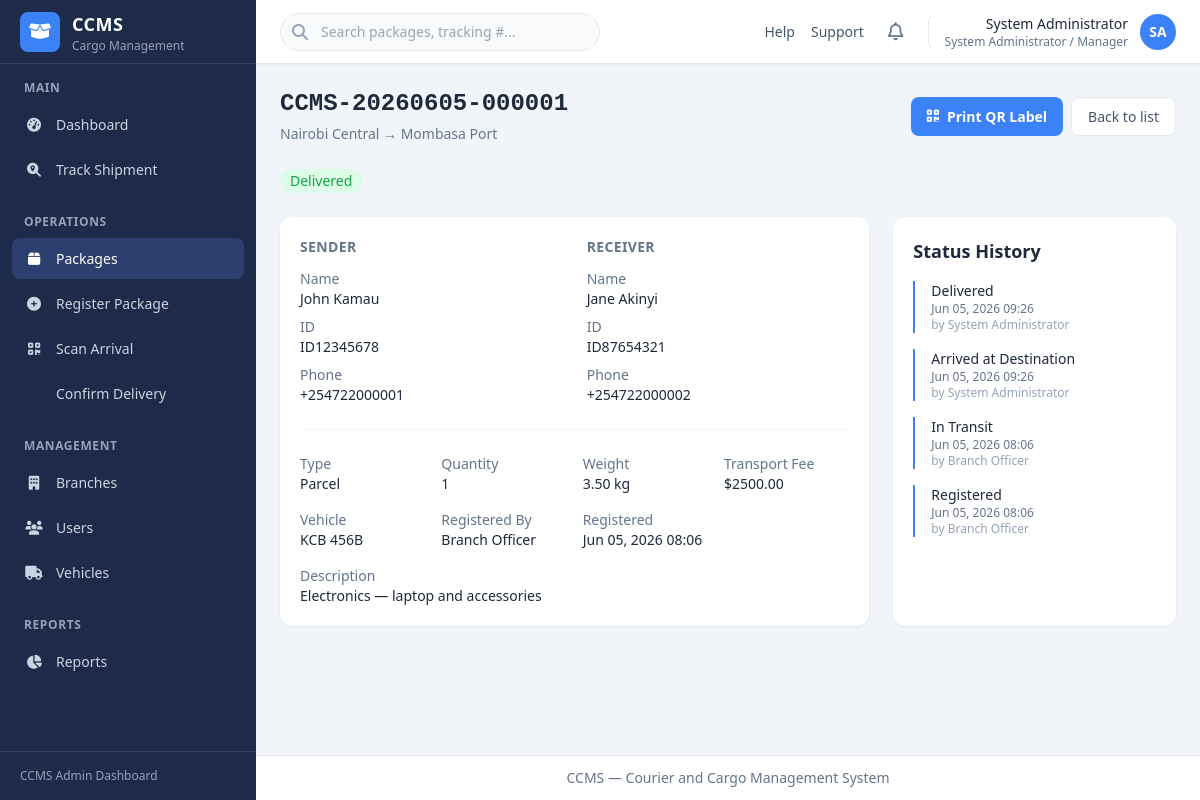
The page /packages/1/ (signed in) on the database its author committed.
### account/models.py (models this page shows, shortened)
class User(AbstractUser):
    full_name = models.CharField(max_length=255)
    phone_number = models.CharField(max_length=20, blank=True)
    role = models.CharField(
        max_length=20,
        choices=UserRole.choices,
        default=UserRole.BRANCH_OFFICER,
    )
    status = models.CharField(
        max_length=20,
        choices=UserStatus.choices,
        default=UserStatus.ACTIVE,
    )
    branch = models.ForeignKey(
        'ccms_app.Branch',
        on_delete=models.SET_NULL,
        null=True,
        blank=True,
        related_name='staff',
    )
    class Meta:
        ordering = ['full_name']
    @property
    def is_admin_manager(self):
        return self.role == UserRole.ADMIN_MANAGER
    @property
    def is_branch_officer(self):
        return self.role == UserRole.BRANCH_OFFICER
    @property
    def role_label(self):
        return self.get_role_display()
    def get_initials(self):
        parts = self.full_name.strip().split()
        if len(parts) >= 2:
            return (parts[0][0] + parts[-1][0]).upper()
        if parts:
            return parts[0][0].upper()
        return self.username[:1].upper()

### ccms_app/models.py (models this page shows, shortened)
class Package(models.Model):
    tracking_number = models.CharField(max_length=30, unique=True, editable=False)
    sender_full_name = models.CharField(max_length=255)
    sender_id_number = models.CharField(max_length=50)
    sender_phone = models.CharField(max_length=20)
    receiver_full_name = models.CharField(max_length=255)
    receiver_id_number = models.CharField(max_length=50)
    receiver_phone = models.CharField(max_length=20)
    package_type = models.CharField(max_length=20, choices=PackageType.choices)
    description = models.TextField(blank=True)
    quantity = models.PositiveIntegerField(default=1)
    weight = models.DecimalField(max_digits=10, decimal_places=2)
    origin_branch = models.ForeignKey(
        Branch,
        on_delete=models.PROTECT,
        related_name='outgoing_packages',
    )
    destination_branch = models.ForeignKey(
        Branch,
        on_delete=models.PROTECT,
        related_name='incoming_packages',
    )
    assigned_vehicle = models.ForeignKey(
        Vehicle,
        on_delete=models.SET_NULL,
        null=True,
        blank=True,
        related_name='shipments',
    )
    transport_fee = models.DecimalField(max_digits=12, decimal_places=2)
    status = models.CharField(
        max_length=30,
        choices=PackageStatus.choices,
        default=PackageStatus.REGISTERED,
    )
    registered_by = models.ForeignKey(
        settings.AUTH_USER_MODEL,
        on_delete=models.PROTECT,
        related_name='registered_packages',
    )
    registered_at = models.DateTimeField(auto_now_add=True)
    received_by = models.ForeignKey(
        settings.AUTH_USER_MODEL,
        on_delete=models.SET_NULL,
        null=True,
        blank=True,
        related_name='received_packages',
    )
    received_at_branch = models.ForeignKey(
        Branch,
        on_delete=models.SET_NULL,
        null=True,
        blank=True,
        related_name='received_packages',
    )
    arrived_at = models.DateTimeField(null=True, blank=True)
    delivered_by = models.ForeignKey(
        settings.AUTH_USER_MODEL,
        on_delete=models.SET_NULL,
        null=True,
        blank=True,
        related_name='delivered_packages',
    )
    delivered_at = models.DateTimeField(null=True, blank=True)
    delivery_receiver_id_number = models.CharField(max_length=50, blank=True)
    created_at = models.DateTimeField(auto_now_add=True)
    updated_at = models.DateTimeField(auto_now=True)
    class Meta:
        ordering = ['-registered_at']
    @property
    def status_label(self):
        return self.get_status_display()
    @property
    def status_css_class(self):
        mapping = {
            PackageStatus.REGISTERED: 'registered',
            PackageStatus.READY_FOR_DISPATCH: 'ready',
            PackageStatus.IN_TRANSIT: 'in-transit',
            PackageStatus.ARRIVED: 'arrived',
            PackageStatus.READY_FOR_PICKUP: 'ready',
            PackageStatus.DELIVERED: 'delivered',
            PackageStatus.CANCELLED: 'cancelled',
        }
        return mapping.get(self.status, 'registered')

class Branch(models.Model):
    name = models.CharField(max_length=255)
    code = models.CharField(max_length=20, unique=True)
    location = models.CharField(max_length=255)
    contact_number = models.CharField(max_length=20)
    is_active = models.BooleanField(default=True)
    created_at = models.DateTimeField(auto_now_add=True)
    updated_at = models.DateTimeField(auto_now=True)
    class Meta:
        ordering = ['name']
        verbose_name_plural = 'branches'

class Vehicle(models.Model):
    plate_number = models.CharField(max_length=20, unique=True)
    vehicle_type = models.CharField(max_length=100)
    driver_name = models.CharField(max_length=255)
    driver_phone = models.CharField(max_length=20)
    status = models.CharField(
        max_length=20,
        choices=VehicleStatus.choices,
        default=VehicleStatus.AVAILABLE,
    )
    created_at = models.DateTimeField(auto_now_add=True)
    updated_at = models.DateTimeField(auto_now=True)
    class Meta:
        ordering = ['plate_number']

class PackageStatusHistory(models.Model):
    package = models.ForeignKey(
        Package,
        on_delete=models.CASCADE,
        related_name='status_history',
    )
    status = models.CharField(max_length=30, choices=PackageStatus.choices)
    changed_by = models.ForeignKey(
        settings.AUTH_USER_MODEL,
        on_delete=models.SET_NULL,
        null=True,
        blank=True,
        related_name='package_status_changes',
    )
    changed_at = models.DateTimeField(default=timezone.now)
    notes = models.TextField(blank=True)
    class Meta:
        ordering = ['-changed_at']
        verbose_name_plural = 'package status histories'

### ccms_app/views_packages.py (the view)
# urls.py: path('packages/<int:pk>/', views_packages.package_detail, name='package_detail'),
@login_required
def package_detail(request, pk):
    package = packages_for_user(request.user).filter(pk=pk).first()
    if not package:
        raise Http404('Package not found.')
    history = package.status_history.select_related('changed_by').all()
    return render(request, 'ccms_app/packages/detail.html', {
        'active_nav': 'packages',
        'package': package,
        'history': history,
    })

### ccms_app/services.py (called while the page is built)
def packages_for_user(user):
    qs = Package.objects.select_related(
        'origin_branch', 'destination_branch', 'registered_by', 'assigned_vehicle',
    )
    if user.is_branch_officer and user.branch_id:
        return qs.filter(
            Q(origin_branch=user.branch) | Q(destination_branch=user.branch)
        )
    return qs

### templates/ccms_app/packages/detail.html (shortened to what this page needs)
{% extends "base.html" %}
{% block page_header %}
<div class="mb-6 flex flex-col gap-4 sm:flex-row sm:items-center sm:justify-between">
    <div>
        <h1 class="text-2xl font-bold text-slate-800 font-mono">{{ package.tracking_number }}</h1>
        <p class="mt-1 text-sm text-slate-500">
            {{ package.origin_branch.name }} &rarr; {{ package.destination_branch.name }}
        </p>
    </div>
    <div class="flex gap-2">
        <a href="{% url 'ccms_app:package_qr' package.pk %}" class="btn-primary">
            <i class="fa-solid fa-qrcode"></i> Print QR Label
        </a>
        <a href="{% url 'ccms_app:package_list' %}" class="btn-secondary">Back to list</a>
    </div>
</div>
{% endblock %}
{% block content %}
<div class="mb-6">
    <span class="status-badge status-{{ package.status_css_class }} text-sm">{{ package.status_label }}</span>
</div>
<div class="grid grid-cols-1 gap-6 lg:grid-cols-3">
    <div class="dashboard-card lg:col-span-2">
        <div class="grid grid-cols-1 gap-6 sm:grid-cols-2">
            <div>
                <h3 class="mb-3 text-sm font-semibold uppercase tracking-wide text-slate-500">Sender</h3>
                <dl class="space-y-2 text-sm">
                    <div><dt class="text-slate-500">Name</dt><dd class="font-medium">{{ package.sender_full_name }}</dd></div>
                    <div><dt class="text-slate-500">ID</dt><dd>{{ package.sender_id_number }}</dd></div>
                    <div><dt class="text-slate-500">Phone</dt><dd>{{ package.sender_phone }}</dd></div>
                </dl>
            </div>
            <div>
                <h3 class="mb-3 text-sm font-semibold uppercase tracking-wide text-slate-500">Receiver</h3>
                <dl class="space-y-2 text-sm">
                    <div><dt class="text-slate-500">Name</dt><dd class="font-medium">{{ package.receiver_full_name }}</dd></div>
                    <div><dt class="text-slate-500">ID</dt><dd>{{ package.receiver_id_number }}</dd></div>
                    <div><dt class="text-slate-500">Phone</dt><dd>{{ package.receiver_phone }}</dd></div>
                </dl>
            </div>
        </div>
        <hr class="my-6 border-slate-100">
        <div class="grid grid-cols-2 gap-4 text-sm sm:grid-cols-4">
            <div><p class="text-slate-500">Type</p><p class="font-medium">{{ package.get_package_type_display }}</p></div>
            <div><p class="text-slate-500">Quantity</p><p class="font-medium">{{ package.quantity }}</p></div>
            <div><p class="text-slate-500">Weight</p><p class="font-medium">{{ package.weight }} kg</p></div>
            <div><p class="text-slate-500">Transport Fee</p><p class="font-medium">${{ package.transport_fee }}</p></div>
            <div><p class="text-slate-500">Vehicle</p><p class="font-medium">{% if package.assigned_vehicle %}{{ package.assigned_vehicle.plate_number }}{% else %}—{% endif %}</p></div>
            <div><p class="text-slate-500">Registered By</p><p class="font-medium">{{ package.registered_by.full_name }}</p></div>
            <div><p class="text-slate-500">Registered</p><p class="font-medium">{{ package.registered_at|date:"M d, Y H:i" }}</p></div>
        </div>
        {% if package.description %}
        <div class="mt-4 text-sm">
            <p class="text-slate-500">Description</p>
            <p>{{ package.description }}</p>
        </div>
        {% endif %}
    </div>
    <div class="dashboard-card">
        <h3 class="mb-4 text-lg font-semibold text-slate-800">Status History</h3>
        <ol class="space-y-4">
            {% for entry in history %}
            <li class="border-l-2 border-brand pl-4">
                <p class="text-sm font-medium text-slate-800">{{ entry.get_status_display }}</p>
                <p class="text-xs text-slate-500">{{ entry.changed_at|date:"M d, Y H:i" }}</p>
                {% if entry.changed_by %}<p class="text-xs text-slate-400">by {{ entry.changed_by.full_name }}</p>{% endif %}
            </li>
            {% empty %}
            <li class="text-sm text-slate-400">No history yet.</li>
            {% endfor %}
        </ol>
    </div>
</div>
{% endblock %}

### templates/includes/header.html (shortened to what this page needs)
<header class="sticky top-0 z-20 flex h-16 items-center justify-between border-b border-slate-200 bg-white px-4 shadow-sm md:px-6">
    <div class="flex items-center gap-4">
        <div class="relative hidden sm:block">
            <i class="fa-solid fa-search absolute left-3 top-1/2 -translate-y-1/2 text-slate-400"></i>
            <input type="search" placeholder="Search packages, tracking #..."
                   class="w-64 rounded-full border border-slate-200 bg-slate-50 py-2 pl-10 pr-4 text-sm focus:border-brand focus:outline-none focus:ring-1 focus:ring-brand md:w-80">
        </div>
    </div>
    <div class="flex items-center gap-2 md:gap-4">
        <nav class="hidden items-center gap-4 text-sm text-slate-600 md:flex">
            <a href="#" class="hover:text-brand">Help</a>
            <a href="#" class="hover:text-brand">Support</a>
        </nav>
        <button type="button" class="rounded-lg p-2 text-slate-500 hover:bg-slate-100" title="Notifications">
            <i class="fa-regular fa-bell text-lg"></i>
        </button>
        <div class="relative" id="user-menu-wrapper">
            <button type="button" id="user-menu-toggle"
                    class="flex items-center gap-3 rounded-lg border-l border-slate-200 pl-3 hover:bg-slate-50 md:pl-4">
                <div class="hidden text-right sm:block">
                    <p class="text-sm font-medium text-slate-800">{{ user.full_name }}</p>
                    <p class="text-xs text-slate-500">{{ user.role_label }}</p>
                </div>
                <div class="flex h-9 w-9 items-center justify-center rounded-full bg-brand text-sm font-semibold text-white">
                    {{ user.get_initials }}
                </div>
            </button>
        </div>
    </div>
</header>

### static/css/dashboard.css (style rules this page uses)
.dashboard-card { background-color: #ffffff; border-radius: 0.75rem; padding: 1.25rem; box-shadow: 0 1px 3px 0 rgb(0 0 0 / 0.06), 0 1px 2px -1px rgb(0 0 0 / 0.06); }
.status-badge { display: inline-block; padding: 0.125rem 0.625rem; border-radius: 9999px; font-size: 0.75rem; font-weight: 500; }
.status-delivered { background-color: #dcfce7; color: #16a34a; }
.btn-primary { display: inline-flex; align-items: center; gap: 0.5rem; border-radius: 0.5rem; background-color: #3b82f6; padding: 0.5rem 1rem; font-size: 0.875rem; font-weight: 600; color: #ffffff; transition: background-color 0.15s; }
.btn-secondary { display: inline-flex; align-items: center; gap: 0.5rem; border-radius: 0.5rem; border: 1px solid #e2e8f0; background-color: #ffffff; padding: 0.5rem 1rem; font-size: 0.875rem; font-weight: 500; color: #475569; transition: background-color 0.15s; }

### rows shown on the page
User: full_name "System Administrator", role_label "System Administrator / Manager", get_initials "SA"
Package: tracking_number "CCMS-20260605-000001", origin_branch.name "Nairobi Central", destination_branch.name "Mombasa Port", status_label "Delivered", sender_full_name "John Kamau", sender_id_number "ID12345678", sender_phone "+254722000001", receiver_full_name "Jane Akinyi", receiver_id_number "ID87654321", receiver_phone "+254722000002", package_type "Parcel", quantity "1", weight "3.50", transport_fee "2500.00", assigned_vehicle.plate_number "KCB 456B", registered_by.full_name "Branch Officer", registered_at "Jun 05, 2026 08:06", description "Electronics — laptop and accessories"
PackageStatusHistory: status "Delivered", changed_at "Jun 05, 2026 09:26", changed_by.full_name "System Administrator"
PackageStatusHistory: status "Arrived at Destination", changed_at "Jun 05, 2026 09:26", changed_by.full_name "System Administrator"
PackageStatusHistory: status "In Transit", changed_at "Jun 05, 2026 08:06", changed_by.full_name "Branch Officer"
PackageStatusHistory: status "Registered", changed_at "Jun 05, 2026 08:06", changed_by.full_name "Branch Officer"
